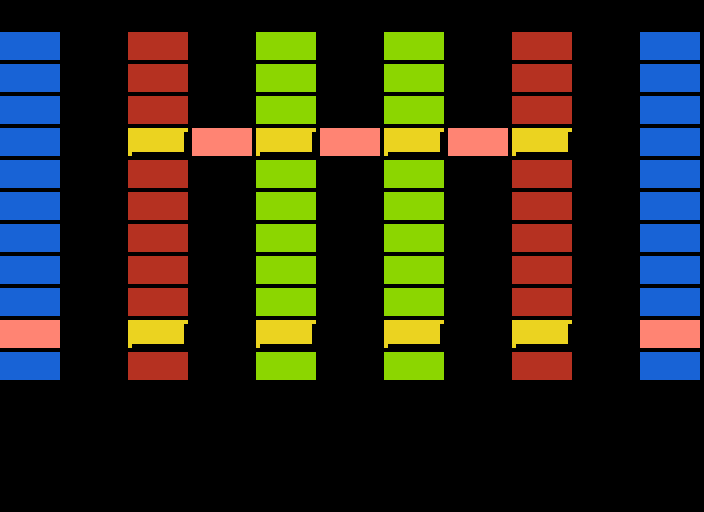

The image is a tile-based game level rendered from a .tmx file. Its description and complete source (layers, tilesets, objects, tile grids) follow:
An orthogonal 11x16 tile map with 64x32 px tiles, 1 tile layer (Level).

<map version="1.10" tiledversion="1.10.2" orientation="orthogonal" renderorder="right-down" width="11" height="16" tilewidth="64" tileheight="32" infinite="0" nextlayerid="2" nextobjectid="1">
 <tileset firstgid="1" name="tileset" tilewidth="64" tileheight="32" tilecount="12" columns="4">
  <image source="tileset.png" width="256" height="96" />
 </tileset>
 <layer id="1" name="Level" width="11" height="16">
  <data encoding="csv">
0,0,0,0,0,0,0,0,0,0,0,
6,0,5,0,4,0,4,0,5,0,6,
6,0,5,0,4,0,4,0,5,0,6,
6,0,5,0,4,0,4,0,5,0,6,
6,0,10,2,10,2,10,2,10,0,6,
6,0,5,0,4,0,4,0,5,0,6,
6,0,5,0,4,0,4,0,5,0,6,
6,0,5,0,4,0,4,0,5,0,6,
6,0,5,0,4,0,4,0,5,0,6,
6,0,5,0,4,0,4,0,5,0,6,
2,0,10,0,10,0,10,0,10,0,2,
6,0,5,0,4,0,4,0,5,0,6,
0,0,0,0,0,0,0,0,0,0,0,
0,0,0,0,0,0,0,0,0,0,0,
0,0,0,0,0,0,0,0,0,0,0,
0,0,0,0,0,0,0,0,0,0,0
</data>
 </layer>
</map>